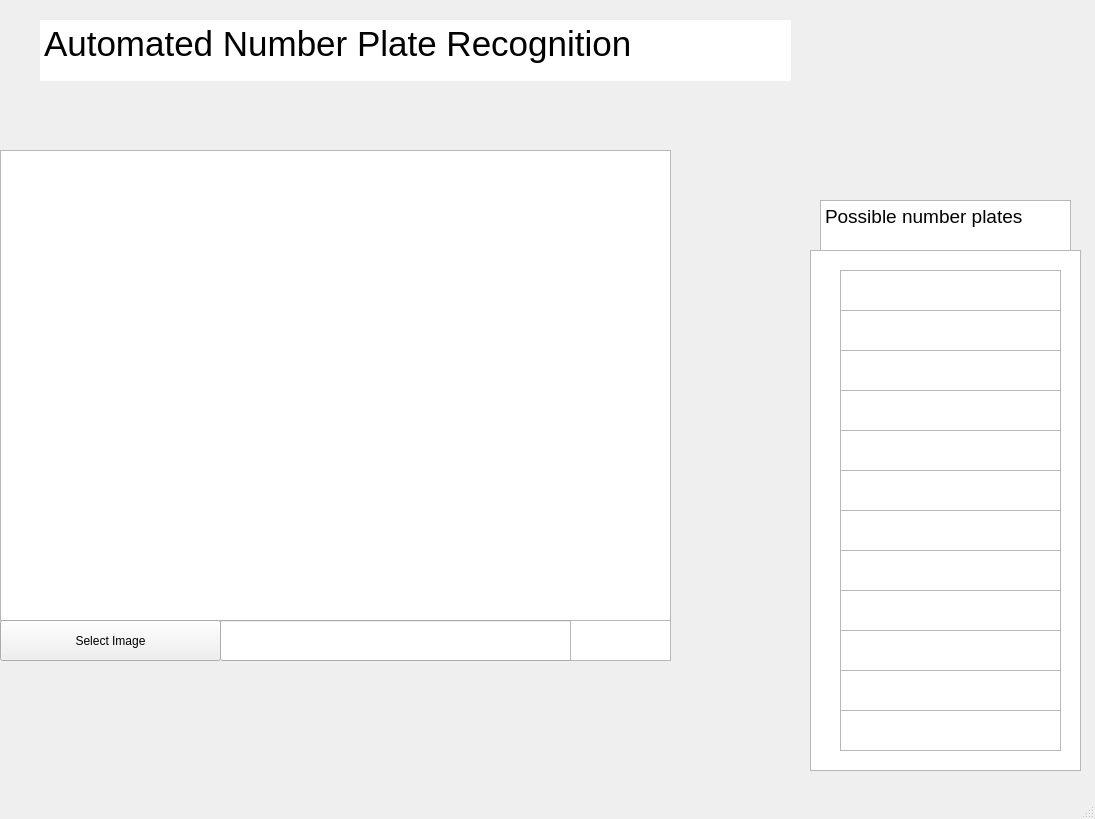
<?xml version="1.0" encoding="UTF-8"?>
<ui version="4.0">
 <class>MainWindow</class>
 <widget class="QMainWindow" name="MainWindow">
  <property name="geometry">
   <rect>
    <x>0</x>
    <y>0</y>
    <width>1095</width>
    <height>819</height>
   </rect>
  </property>
  <property name="windowTitle">
   <string>MainWindow</string>
  </property>
  <widget class="QWidget" name="centralwidget">
   <widget class="QListWidget" name="imageholder">
    <property name="geometry">
     <rect>
      <x>0</x>
      <y>150</y>
      <width>671</width>
      <height>471</height>
     </rect>
    </property>
   </widget>
   <widget class="QPushButton" name="Selectimg">
    <property name="geometry">
     <rect>
      <x>0</x>
      <y>620</y>
      <width>221</width>
      <height>41</height>
     </rect>
    </property>
    <property name="text">
     <string>Select Image</string>
    </property>
   </widget>
   <widget class="QLineEdit" name="Filename">
    <property name="geometry">
     <rect>
      <x>220</x>
      <y>620</y>
      <width>451</width>
      <height>41</height>
     </rect>
    </property>
   </widget>
   <widget class="QListWidget" name="possiblePlateholder">
    <property name="geometry">
     <rect>
      <x>810</x>
      <y>250</y>
      <width>271</width>
      <height>521</height>
     </rect>
    </property>
   </widget>
   <widget class="QTextEdit" name="title">
    <property name="geometry">
     <rect>
      <x>40</x>
      <y>20</y>
      <width>751</width>
      <height>61</height>
     </rect>
    </property>
    <property name="frameShape">
     <enum>QFrame::NoFrame</enum>
    </property>
    <property name="html">
     <string>&lt;!DOCTYPE HTML PUBLIC &quot;-//W3C//DTD HTML 4.0//EN&quot; &quot;http://www.w3.org/TR/REC-html40/strict.dtd&quot;&gt;
&lt;html&gt;&lt;head&gt;&lt;meta name=&quot;qrichtext&quot; content=&quot;1&quot; /&gt;&lt;style type=&quot;text/css&quot;&gt;
p, li { white-space: pre-wrap; }
&lt;/style&gt;&lt;/head&gt;&lt;body style=&quot; font-family:'MS Shell Dlg 2'; font-size:7.8pt; font-weight:400; font-style:normal;&quot;&gt;
&lt;p style=&quot; margin-top:0px; margin-bottom:0px; margin-left:0px; margin-right:0px; -qt-block-indent:0; text-indent:0px;&quot;&gt;&lt;span style=&quot; font-family:'MS Shell Dlg 2'; font-size:26pt;&quot;&gt;Automated Number Plate Recognition&lt;/span&gt;&lt;/p&gt;&lt;/body&gt;&lt;/html&gt;</string>
    </property>
   </widget>
   <widget class="QListWidget" name="possiblePlates1">
    <property name="geometry">
     <rect>
      <x>840</x>
      <y>270</y>
      <width>221</width>
      <height>41</height>
     </rect>
    </property>
   </widget>
   <widget class="QListWidget" name="possiblePlates2">
    <property name="geometry">
     <rect>
      <x>840</x>
      <y>310</y>
      <width>221</width>
      <height>41</height>
     </rect>
    </property>
   </widget>
   <widget class="QListWidget" name="possiblePlates3">
    <property name="geometry">
     <rect>
      <x>840</x>
      <y>350</y>
      <width>221</width>
      <height>41</height>
     </rect>
    </property>
   </widget>
   <widget class="QListWidget" name="possiblePlates4">
    <property name="geometry">
     <rect>
      <x>840</x>
      <y>390</y>
      <width>221</width>
      <height>41</height>
     </rect>
    </property>
   </widget>
   <widget class="QListWidget" name="possiblePlates5">
    <property name="geometry">
     <rect>
      <x>840</x>
      <y>430</y>
      <width>221</width>
      <height>41</height>
     </rect>
    </property>
   </widget>
   <widget class="QListWidget" name="possiblePlates10">
    <property name="geometry">
     <rect>
      <x>840</x>
      <y>630</y>
      <width>221</width>
      <height>41</height>
     </rect>
    </property>
   </widget>
   <widget class="QListWidget" name="possiblePlates8">
    <property name="geometry">
     <rect>
      <x>840</x>
      <y>550</y>
      <width>221</width>
      <height>41</height>
     </rect>
    </property>
   </widget>
   <widget class="QListWidget" name="possiblePlates11">
    <property name="geometry">
     <rect>
      <x>840</x>
      <y>670</y>
      <width>221</width>
      <height>41</height>
     </rect>
    </property>
   </widget>
   <widget class="QListWidget" name="possiblePlates12">
    <property name="geometry">
     <rect>
      <x>840</x>
      <y>710</y>
      <width>221</width>
      <height>41</height>
     </rect>
    </property>
   </widget>
   <widget class="QListWidget" name="possiblePlates9">
    <property name="geometry">
     <rect>
      <x>840</x>
      <y>590</y>
      <width>221</width>
      <height>41</height>
     </rect>
    </property>
   </widget>
   <widget class="QListWidget" name="possiblePlates6">
    <property name="geometry">
     <rect>
      <x>840</x>
      <y>470</y>
      <width>221</width>
      <height>41</height>
     </rect>
    </property>
   </widget>
   <widget class="QListWidget" name="possiblePlates7">
    <property name="geometry">
     <rect>
      <x>840</x>
      <y>510</y>
      <width>221</width>
      <height>41</height>
     </rect>
    </property>
   </widget>
   <widget class="QListWidget" name="filetype">
    <property name="geometry">
     <rect>
      <x>570</x>
      <y>620</y>
      <width>101</width>
      <height>41</height>
     </rect>
    </property>
   </widget>
   <widget class="QTextEdit" name="PossiblePlates">
    <property name="geometry">
     <rect>
      <x>820</x>
      <y>200</y>
      <width>251</width>
      <height>51</height>
     </rect>
    </property>
    <property name="html">
     <string>&lt;!DOCTYPE HTML PUBLIC &quot;-//W3C//DTD HTML 4.0//EN&quot; &quot;http://www.w3.org/TR/REC-html40/strict.dtd&quot;&gt;
&lt;html&gt;&lt;head&gt;&lt;meta name=&quot;qrichtext&quot; content=&quot;1&quot; /&gt;&lt;style type=&quot;text/css&quot;&gt;
p, li { white-space: pre-wrap; }
&lt;/style&gt;&lt;/head&gt;&lt;body style=&quot; font-family:'MS Shell Dlg 2'; font-size:7.8pt; font-weight:400; font-style:normal;&quot;&gt;
&lt;p style=&quot; margin-top:0px; margin-bottom:0px; margin-left:0px; margin-right:0px; -qt-block-indent:0; text-indent:0px;&quot;&gt;&lt;span style=&quot; font-family:'MS Shell Dlg 2'; font-size:14pt;&quot;&gt;Possible number plates&lt;/span&gt;&lt;/p&gt;&lt;/body&gt;&lt;/html&gt;</string>
    </property>
   </widget>
   <zorder>possiblePlateholder</zorder>
   <zorder>imageholder</zorder>
   <zorder>Selectimg</zorder>
   <zorder>Filename</zorder>
   <zorder>title</zorder>
   <zorder>possiblePlates1</zorder>
   <zorder>possiblePlates2</zorder>
   <zorder>possiblePlates3</zorder>
   <zorder>possiblePlates4</zorder>
   <zorder>possiblePlates5</zorder>
   <zorder>possiblePlates10</zorder>
   <zorder>possiblePlates8</zorder>
   <zorder>possiblePlates11</zorder>
   <zorder>possiblePlates12</zorder>
   <zorder>possiblePlates9</zorder>
   <zorder>possiblePlates6</zorder>
   <zorder>possiblePlates7</zorder>
   <zorder>filetype</zorder>
   <zorder>PossiblePlates</zorder>
  </widget>
  <widget class="QMenuBar" name="menubar">
   <property name="geometry">
    <rect>
     <x>0</x>
     <y>0</y>
     <width>1095</width>
     <height>26</height>
    </rect>
   </property>
  </widget>
  <widget class="QStatusBar" name="statusbar"/>
 </widget>
 <resources/>
 <connections/>
</ui>
